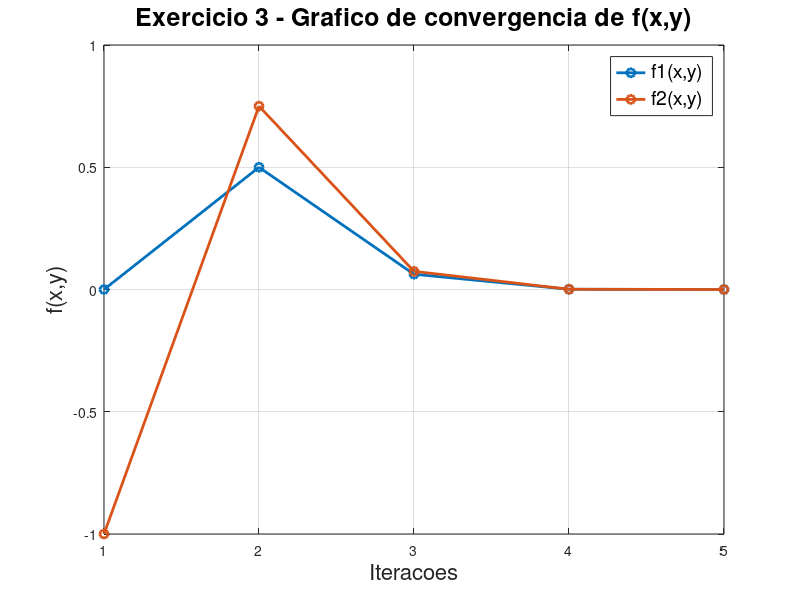
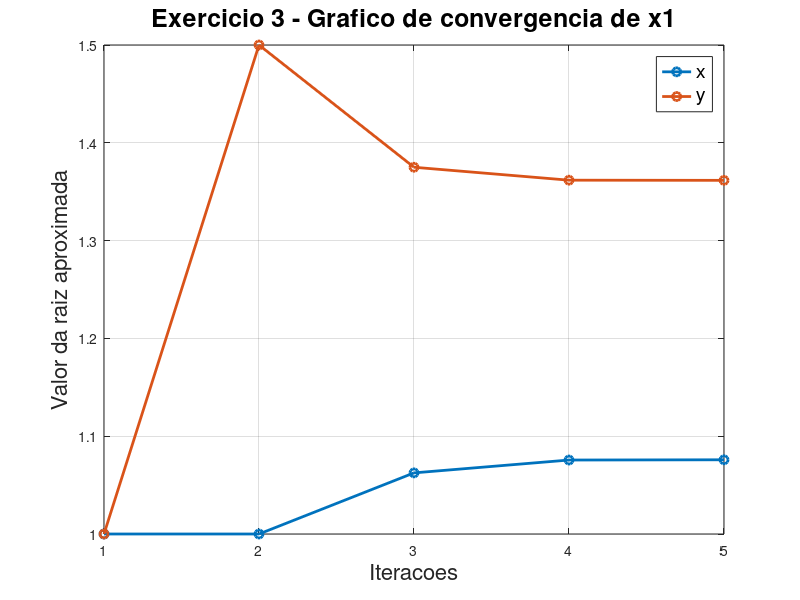

Recreate these plots in MATLAB, in order.
function atividade2 ()
  x0 = [1; 1]; % Enunciado definiu x1 = x2 = 1

  tolerance = 10.^-5;

  max_iterations = 1000;

  [x1, iterations, all_roots, all_functions] = newton_raphson(x0, tolerance, max_iterations);

  for cont = 1 : iterations
      fprintf('x= %.6f | y= %.6f   f1(x,y)= %.6f | f2(x,y)= %.6f\n',
      all_roots(cont, 1), all_roots(cont, 2), all_functions(cont, 1), all_functions(cont, 2));
  end

  fprintf('\nRaiz x encontrada: %.6f\n', x1(1));
  fprintf('Raiz y encontrada: %.6f\n', x1(2));
  fprintf('Iteracoes necessarias: %d\n', iterations);

  plot_convergence(all_functions);
  plot_convergence_x1(all_roots);
end

function [x1, iterations, all_roots, all_functions] = newton_raphson (x0, tolerance, max_iterations)

  all_roots = zeros (max_iterations+1, 2);
  all_functions = zeros (max_iterations+1, 2);

  all_roots(1, :) = x0;

  for iterations = 1 : max_iterations

    J = jacobian_matrix(x0);
    f = myfunctions(x0);
    x1 = x0 - (J \ f);

    all_roots(iterations+1, :) = x1;
    all_functions(iterations, :) = f;

    if max(abs(x1 - x0)) <= tolerance
      break;
    end
    x0 = x1;
  end

  all_roots = all_roots (1 : iterations, :);
  all_functions = all_functions(1 : iterations, :);
end

function f = myfunctions (x0)
  x1 = x0(1);
  x2 = x0(2);

  f1 = 2 * x1 - 4 * x1 * x2 + 2 * x2^2;
  f2 = 3 * x2^2 + 6 * x1 - x1^2 - 4 * x1 * x2 - 5;
  f = [f1; f2];
end

function J = jacobian_matrix (x0)
  x1 = x0(1);
  x2 = x0(2);

  deriv_f1_x1 = 2 - 4 * x2;
  deriv_f1_x2 = -4 * x1 + 4 * x2;

  deriv_f2_x1 = 6 - 2 * x1 - 4 * x2;
  deriv_f2_x2 = 6 * x2 - 4 * x1;
  J = [ deriv_f1_x1, deriv_f1_x2; deriv_f2_x1, deriv_f2_x2];
end

function plot_convergence(all_functions)
  figure(1);
  clf;

  plot(all_functions, '-o', 'LineWidth', 2.0, 'MarkerSize', 6);

  format_title = sprintf('Exercicio 3 - Grafico de convergencia de f(x,y)');
  title(format_title, 'FontSize', 18);

  xlabel('Iteracoes', 'FontSize', 16);
  ylabel('f(x,y)', 'FontSize', 16);
  legend('f1(x,y)', 'f2(x,y)', 'FontSize', 14);
  grid on;
end

function plot_convergence_x1 (all_roots)
  figure(2);
  clf;

  plot(all_roots,'-o', 'LineWidth', 2.0, 'MarkerSize', 6);

  format_title = sprintf('Exercicio 3 - Grafico de convergencia de x1');
  title(format_title, 'FontSize', 18);

  xlabel('Iteracoes', 'FontSize', 16);
  ylabel('Valor da raiz aproximada', 'FontSize', 16);
  legend('x', 'y', 'FontSize', 14);
  grid on;
end
